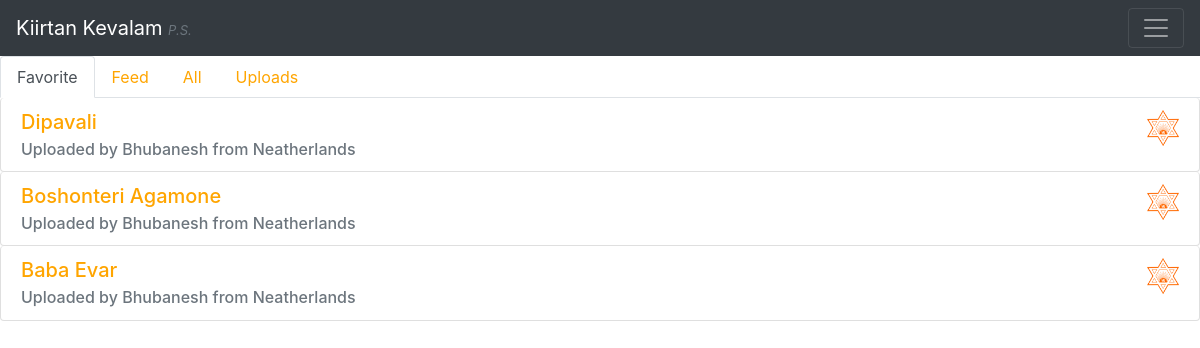
The page /psfav/ (signed in) on the database as committed earlier.
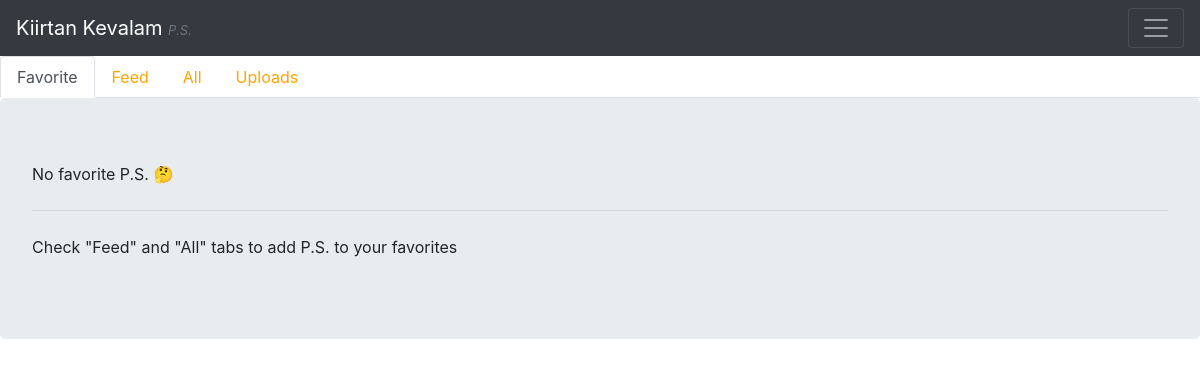
The same page on the database as committed later.
### Song/models.py (models this page shows, shortened)
class Song(models.Model):
    title          = models.CharField(max_length=120)
    SONG_TYPES     = (
        ('KI', 'Kiirtan'),
        ('PS', 'Prabhat Samgiita'),
        ('BH', 'Bhajan'),
    )
    type              = models.CharField(max_length=30, choices=SONG_TYPES)
    capo              = models.PositiveIntegerField(blank=True, null=True, validators=[MaxValueValidator(12)])
    description       = models.TextField(blank=True)
    uploader          = models.ForeignKey('Profile', null=True, on_delete=models.SET_NULL)
    written_by        = models.CharField(max_length=50, blank=True)
    song_text         = models.TextField(blank=True)
    audio_file         = models.FileField()
    upload_date       = models.DateField(auto_now=False, auto_now_add=True)
    edit_date         = models.DateField(auto_now=True, auto_now_add=False)
    chords            = models.ManyToManyField('Chord', related_name='chords', through='ChordIndex')

class Profile(models.Model):
    user          = models.OneToOneField(User,on_delete=models.CASCADE)
    sanskrit_name = models.CharField(max_length=100)
    country       = CountryField(max_length=50)
    city          = models.CharField(max_length=50, blank=True, null=True)
    profile_pic    = models.ImageField(upload_to='profile_pics',blank=True)
    liked_songs   = models.ManyToManyField(Song, related_name="liked_songs", through='IsFavourite')

### Song/views.py (the view)
# urls.py: path('psfav/', psfav_view),
def psfav_view(request):
    user = request.user
    psLikes = user.profile.liked_songs.all().filter(type="PS")
    global psContext
    psContext["psLikes"]=psLikes
    return render(request,"psfav.html",psContext)

### Templates/psfav.html (shortened to what this page needs)
{% extends "base.html" %}
{% block pstabs %}
  <ul class="nav nav-tabs">
    <li class="nav-item">
      <a class="nav-link active" href="/psfav/">Favorite</a>
    </li>
    <li class="nav-item">
      <a class="nav-link" href="/psfeed/">Feed</a>
    </li>
    <li class="nav-item">
      <a class="nav-link" href="/psall/">All</a>
    </li>
    <li class="nav-item">
      <a class="nav-link" href="/psuploads/">Uploads</a>
    </li>
  </ul>
{% endblock pstabs %}
{% block bodyblock %}
  {% block renderps %}
    {% include 'favrenderer.html' with songlist=allPs  songlistlikes=psLikes%}
  {% endblock renderps %}
{% endblock bodyblock %}

### Templates/base.html (shortened to what this page needs)
<!DOCTYPE html>
<html lang="en">
<head>
    {% load static %}
    <link rel="stylesheet" href="{% static 'vendors/css/bootstrap.min.css' %}">
    <link rel="stylesheet" href="{% static 'resources/css/custom.css' %}">
</head>
<body>
    <nav class="firstnav navbar navbar-expand-xs navbar-dark bg-dark">
        <a class="navbar-brand" href="#">Kiirtan Kevalam <span class="text-muted type-in-title">{{ typeintitle }}</span></a>
        <button class="navbar-toggler" type="button" data-toggle="collapse" data-target="#navbarSupportedContent" aria-controls="navbarSupportedContent" aria-expanded="false" aria-label="Toggle navigation">
            <span class="navbar-toggler-icon"></span>
        </button>
    </nav>
    <nav class="navbar navbar-expand-lg navbar-light bg-light">
            <a class="navbar-brand" href="#">Navbar</a>
    </nav>
    {% block pstabs %}
    {% endblock pstabs %}
    {% block bodyblock %}
    {% endblock bodyblock %}
</body>
</html>

### Templates/favrenderer.html
{% with user.profile.liked_songs.all as favorite_songs %}
    {% if songlistlikes %}
        {% for song in songlist %}
            {% if song in favorite_songs %}
                {% include "listitem.html" %}
            {% endif %}
        {% endfor %}
    {% else %}
    <div class="jumbotron">
        <p>No favorite {{ typeintitle }} 🤔</p>
        <hr class="my-4">
        <p>Check "Feed" and "All" tabs to add {{ typeintitle }} to your favorites</p>
    </div>
    {% endif %}
{% endwith %}

### Templates/listitem.html
{% load static %}
<div class="songlist-element">
    <li class="list-group-item">
        <h5 class="card-title"> <a href="#">{{ song.title }}</a>
            {% if song not in user.profile.liked_songs.all %}
                <a href="{% url 'add-song-view' id=song.pk %}">
                    <img class="pratik" src="{% static 'resources/img/pratik.png' %}" alt="">
                </a>
            {% else %}
                <a href="{% url 'delete-song-view' id=song.pk %}">
                    <img class="pratik-selected" src="{% static 'resources/img/pratik-selected.png' %}" alt="">
                </a>
            {% endif %}
        </h5>
        <h6 class="card-subtitle mt-10 text-muted">Uploaded by
            {% firstof song.uploader.sanskrit_name song.uploader.name "a margii"%} from {{ song.uploader.country }}</h6>
    </li>
</div>

### static/resources/css/custom.css (style rules this page uses)
.firstnav { position: absolute; z-index: 1000; width: 100%; right: 0px; }
.type-in-title { font-size: small; font-style: italic; }

Rows that differ between the two databases and show on the page:
no longer on this page (row edited): Song: title "Dipavali", uploader.sanskrit_name "Bhubanesh", uploader.country "Neatherlands"
removed Song: title "Boshonteri Agamone", uploader.sanskrit_name "Bhubanesh", uploader.country "Neatherlands"
removed Song: title "Baba Evar", uploader.sanskrit_name "Bhubanesh", uploader.country "Neatherlands"
Other text that changed with them:
{{ typeintitle }}: (not shown) → "P.S."
text now shown: "No favorite 🤔 Check \"Feed\" and \"All\" tabs to add to your favorites"
